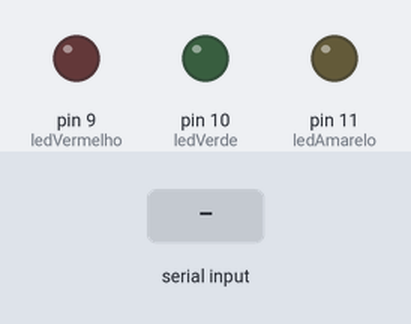
A sketch run on a simulated Arduino Uno, built with avr-gcc and run on an emulated ATmega328P. On the bench: output pins drawn as LEDs (lit = HIGH). Inputs (shaded band) come from the test bench.

Above: at 1.2 s.
1.3 s: "a" received over Serial
At 1.6 s:
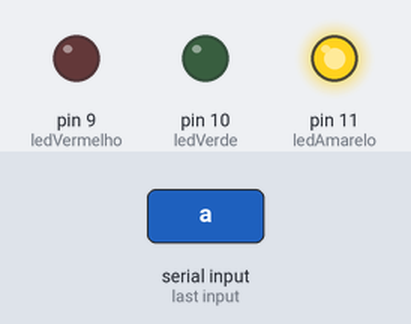
2.8 s: "r" received over Serial
At 3.9 s:
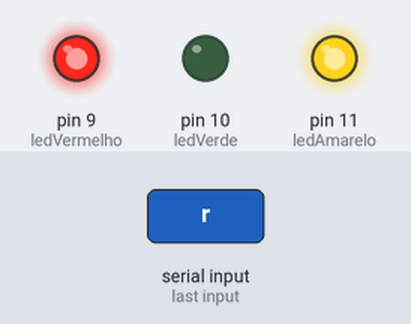
4.3 s: "v" received over Serial
At 5.1 s:
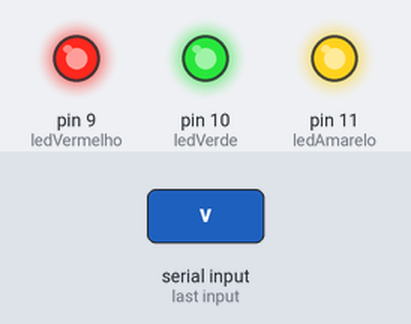
5.8 s: "a" received over Serial
At 6.2 s:
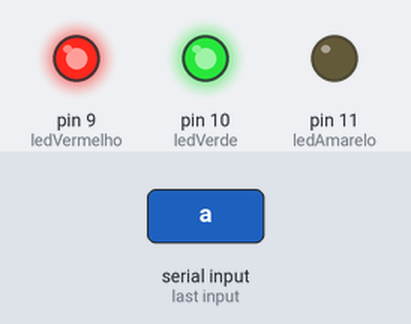
7.3 s: "r" received over Serial
At 8.6 s:
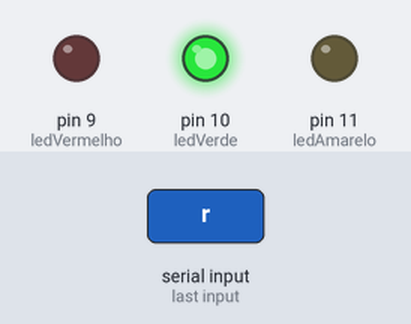
Timing chart, 0 to 9.8 s (numbered marks = the images above; inputs shaded):
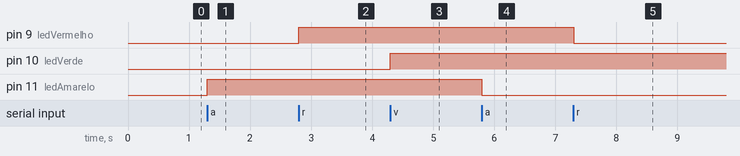

The sketch:

controle_de_leds_com_php_e_porta_serial.ino
```cpp
int ledAmarelo = 11;
int ledVermelho = 9;
int ledVerde = 10;
void setup() {
  // put your setup code here, to run once:
  Serial.begin(9600);
  pinMode(ledAmarelo, OUTPUT);
  pinMode(ledVermelho, OUTPUT);
  pinMode(ledVerde, OUTPUT);
}

void loop() {
  char read = Serial.read();
  switch(read){
    case 'a':{ligaDesliga(ledAmarelo);}break;
    case 'r':{ligaDesliga(ledVermelho);}break;
    case 'v':{ligaDesliga(ledVerde);}break;
  }
}

void ligaDesliga(int led){
  if(digitalRead(led))
    digitalWrite(led, LOW);
  else
    digitalWrite(led, HIGH);
}
```

Measured:
- after the input at 1.3 s, pin 11 (ledAmarelo): LOW → HIGH at once
- after the input at 2.8 s, pin 9 (ledVermelho): LOW → HIGH at once
- after the input at 4.3 s, pin 10 (ledVerde): LOW → HIGH at once
- after the input at 5.8 s, pin 11 (ledAmarelo): HIGH → LOW at once
- after the input at 7.3 s, pin 9 (ledVermelho): HIGH → LOW at once
